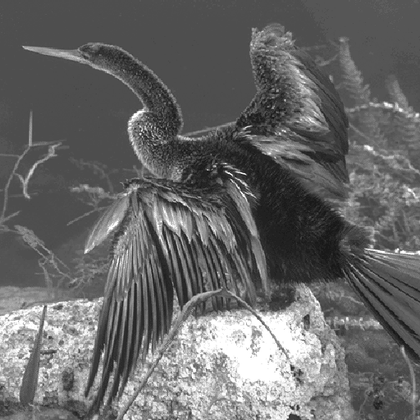
%> input picture lab2/data/9.gif, 420 x 420 px, shrunk from 512 x 512 before the run; its folder holds only this picture in this run
$ octave task1.m   (GNU Octave 9; MATLAB toolbox functions it lacks are replaced by stand-ins)
%> lines starting %> are read from the running program, lines starting %| are printed output that depends on the picture
### lab2/code/E_SIMPLE.m
function image = E_SIMPLE(cover, watermark, basic_seed, alpha)
%> called with watermark = [1 1 0 0 1 0 1 0], basic_seed = 0, alpha = 2.83
	%	cover		- 待加入水印的图像
	%	watermask   - 水印序列
	%	basic_seed	- 随机种子基数
	%	alpha       - 水印强度

	watermark_matrix = zeros(size(cover));
	[rows, cols] = size(cover);
%> rows = 420; cols = 420
	len = length(watermark);
	total_pixels = rows * cols;
%> total_pixels = 176400

	if len > total_pixels
		error('Watermark len exceeds number of pixels in the cover image.');
	end

	for i = 1:len
		rng(basic_seed+i, 'twister');
		pattern = randn(size(cover));

		for j = 1:rows
			for k = 1:cols
				if watermark(i) == 1
					watermark_matrix(j,k) = watermark_matrix(j,k) + pattern(j,k);
				else
					watermark_matrix(j,k) = watermark_matrix(j,k) - pattern(j,k);
				end
			end
		end
	end
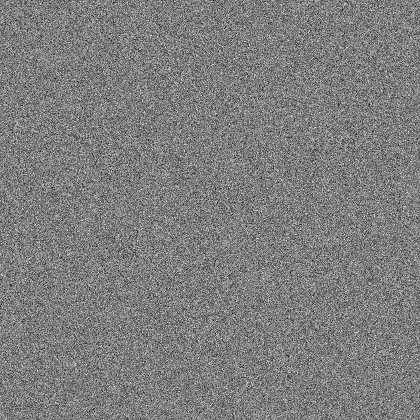
%> watermark_matrix: size 420x420 double; min -12.35, max 12.58, mean -0.00137; drawn with min black and max white

	watermark_matrix = watermark_matrix - mean(mean(watermark_matrix));
	watermark_matrix = watermark_matrix/std2(watermark_matrix);

	image = im2double(cover) + alpha * watermark_matrix;
	for i = 1:rows
		for j = 1:cols
			if image(i,j)>255
				image(i,j)=255;
			elseif image(i,j)<0
				image(i,j)=0;
			end
		end
	end
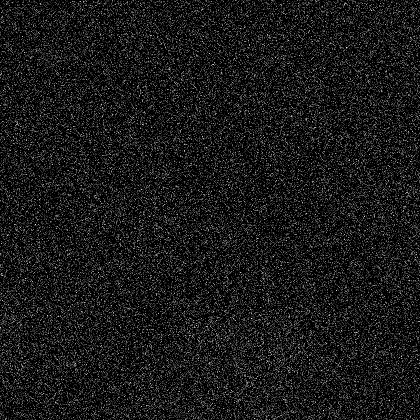
%> image: size 420x420 double; min 0, max 13.04, mean 1.31; drawn with min black and max white
end

### lab2/code/D_SIMPLE.m
function [mark, noexist_cnt] = D_SIMPLE(marked_image, basic_seed, len)
%> called with basic_seed = 0, len = 8
	%		marked_image- 含有水印的灰度图像
	%		basic_seed	- 随机种子基数
	%   len					- 水印的长度

	threshold = 0.01;
	noexist_cnt = 0;
	image_double = im2double(marked_image);
	mark = zeros(1, len);
	[rows, cols] = size(marked_image);

	for i = 1:len
		rng(basic_seed+i, 'twister');
		pattern = randn(size(marked_image));

		corr_val = mean(mean(image_double .* pattern(1:rows,1:cols)));
		if corr_val > threshold
			mark(i) = 1;
		elseif corr_val < -threshold
			mark(i) = 0;
		else
			mark(i) = -1;
			noexist_cnt = noexist_cnt + 1;
		end
	end
%> this loop made 8 passes
%> corr_val on passes 1 to 8: 0.548, 0.549, -0.542, -0.552, 0.549, -0.56, 0.548, -0.549
%> after the loop, mark = [1 1 0 0 1 0 1 0]; noexist_cnt = 0
end

### lab2/code/task1.m
filename = dir('data');
filename = filename(3:end);
filenum = length(filename);

watermask = randi([0,1], [1,8]);
alpha = sqrt(8);
seed = 0;
corr_cnt = 0;
fal_pos_cnt = 0;
fal_neg_cnt = 0;
err_cnt = 0;

for i = 1:filenum
	path = filename(i).name;
	cover = imread(['data/' path]);

	image = E_SIMPLE(cover, watermask, seed, alpha);
	[masked_predict, noexist_cnt] = D_SIMPLE(image, seed, 8);
%> masked_predict = [1 1 0 0 1 0 1 0]; noexist_cnt = 0

	if masked_predict == watermask
		corr_cnt = corr_cnt + 1;
	elseif noexist_cnt >= 4
		fal_neg_cnt = fal_neg_cnt + 1;
	else
		err_cnt = err_cnt + 1;
	end

	[unmasked_predict, exist_cnt] = D_SIMPLE(cover, seed, 8);
%> the loop in D_SIMPLE (call 2), `for i = 1:len` made 8 passes
%> corr_val on passes 1 to 8: 0.000671, 0.000402, 0.000895, 0.000248, -0.000418, -0.000133, 0.00035, -0.000113
%> unmasked_predict = [-1 -1 -1 -1 -1 -1 -1 -1]; exist_cnt = 8

	if exist_cnt >= 4
		corr_cnt = corr_cnt + 1;
	else
		fal_pos_cnt = fal_pos_cnt + 1;
	end
end

total_cnt = corr_cnt + fal_pos_cnt + fal_neg_cnt + err_cnt;

fprintf('总测试数: %d\n', total_cnt);
fprintf('正确检测率: %.2f%%\n', (corr_cnt/total_cnt) * 100);
fprintf('误检率 (False Positive Rate): %.2f%%\n', (fal_pos_cnt / total_cnt) * 100);
fprintf('漏检率 (False Negative Rate): %.2f%%\n', (fal_neg_cnt / total_cnt) * 100);
fprintf('错误检测率: %.2f%%\n', (err_cnt/total_cnt) * 100);
